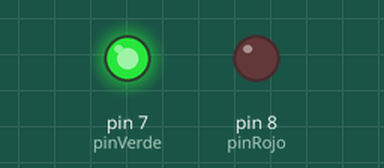
A sketch run on a simulated Arduino Uno, built with avr-gcc and run on an emulated ATmega328P. On the bench: output pins drawn as LEDs (lit = HIGH).

Above: at 0.2 s.
At 5.2 s:
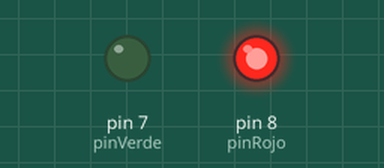
At 9.7 s:
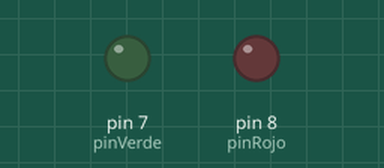
Timing chart, 0 to 10.4 s (numbered marks = the images above):
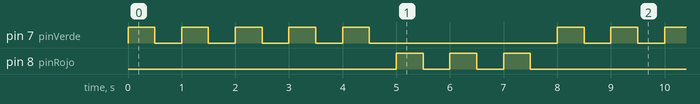

Measured:
- by itself, pin 7 (pinVerde): repeats every 8.0 s: 4 × (LOW 0.50 s, HIGH 0.50 s), LOW 3.5 s, HIGH 0.50 s
- by itself, pin 8 (pinRojo): repeats every 8.0 s: 2 × (LOW 0.50 s, HIGH 0.50 s), LOW 5.5 s, HIGH 0.50 s
- by itself, everything shown: repeats every 8.0 s, in 16 steps

The sketch:

precticaled.ino
```cpp
// prnder luces led con for
int pinVerde = 7 ;
int pinRojo = 8 ;
int relax = 500 ;

void setup(){
  pinMode(pinVerde,OUTPUT);
  pinMode(pinRojo,OUTPUT);
}
void loop(){

  for (int i =  0 ; i < 5 ; i ++ ){
    digitalWrite(pinVerde,HIGH);
    delay(relax);
    digitalWrite(pinVerde,LOW);
    delay(relax);
  }
  for(int i = 0 ; i < 3 ; i ++ ){
    digitalWrite(pinRojo,HIGH);
    delay(relax);
    digitalWrite(pinRojo,LOW);
    delay(relax);
  }

}
```
